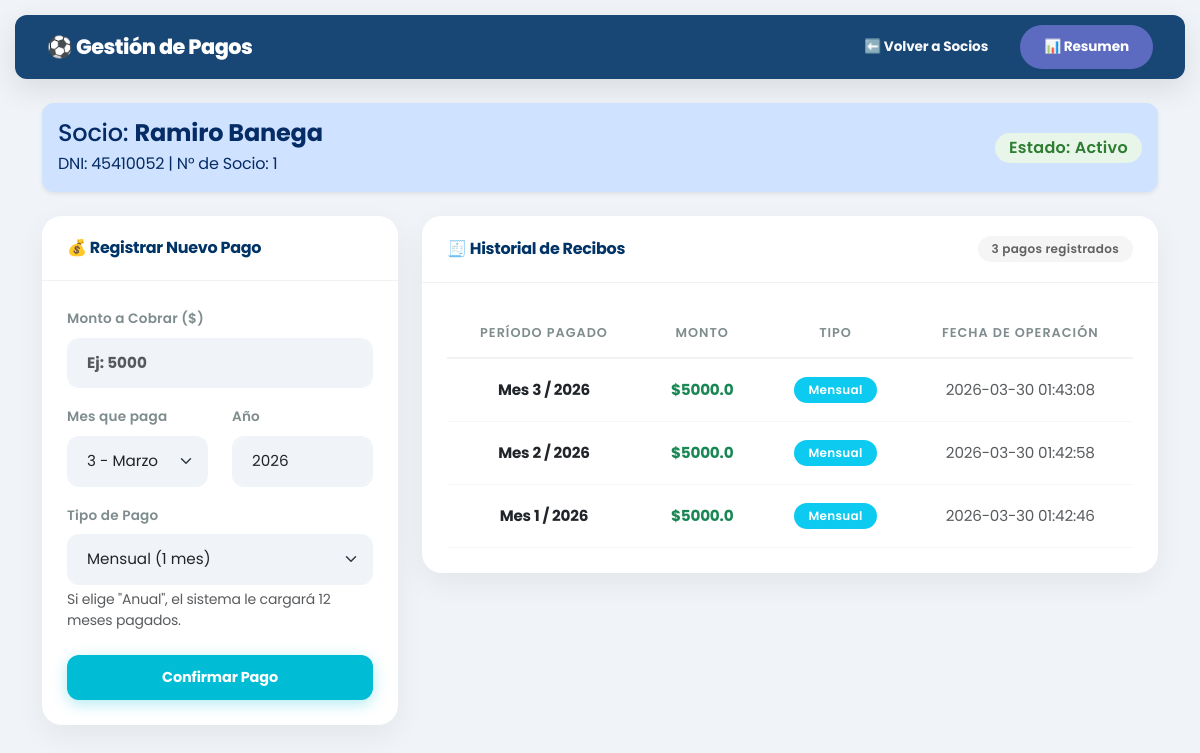
/historial/1, run on the app's committed database.
### tables this page shows
CREATE TABLE socios 
                    (id_socio INTEGER PRIMARY KEY AUTOINCREMENT, 
                     dni TEXT UNIQUE, nombre TEXT, apellido TEXT, estado TEXT DEFAULT 'Activo', telefono TEXT DEFAULT '');

CREATE TABLE pagos 
                    (id_pago INTEGER PRIMARY KEY AUTOINCREMENT, 
                     id_socio INTEGER, 
                     monto REAL, 
                     mes INTEGER, 
                     anio INTEGER, 
                     tipo TEXT, 
                     fecha_registro TIMESTAMP DEFAULT CURRENT_TIMESTAMP,
                     FOREIGN KEY(id_socio) REFERENCES socios(id_socio));

### app.py (the view)
@app.route('/historial/<int:id_socio>')
def historial(id_socio):
    conn = conectar_db()
    socio = conn.execute('SELECT * FROM socios WHERE id_socio = ?', (id_socio,)).fetchone()
    pagos = conn.execute('SELECT * FROM pagos WHERE id_socio = ? ORDER BY anio DESC, mes DESC', (id_socio,)).fetchall()
    conn.close()
    return render_template('historial.html', socio=socio, pagos=pagos)

### app.py (called while the page is built)
def conectar_db():
    conn = sqlite3.connect('club.db')
    conn.row_factory = sqlite3.Row
    return conn

### templates/historial.html (shortened to what this page needs)
<!DOCTYPE html>
<html lang="es">
<head>
    <link href="https://cdn.jsdelivr.net/npm/bootstrap@5.3.0/dist/css/bootstrap.min.css" rel="stylesheet">
    <link rel="stylesheet" href="{{ url_for('static', filename='css/style.css') }}?v=2.0">
</head>
<body class="bg-light">
<nav class="navbar navbar-dark navbar-custom navbar-expand-lg">
    <div class="container-fluid d-flex justify-content-between align-items-center">
        <span class="navbar-brand mb-0 h1">⚽ Gestión de Pagos</span>
        <div class="d-flex gap-2">
            <a href="/" class="btn btn-outline-light btn-sm fw-bold">⬅️ Volver a Socios</a>
            <a href="/resumen" class="btn btn-info btn-sm fw-bold text-white">📊 Resumen</a>
        </div>
    </div>
</nav>
<div class="container mt-4">
    <div class="alert alert-primary shadow-sm d-flex justify-content-between align-items-center mb-4" style="border-radius: var(--radius-md); border: none;" role="alert">
        <div>
            <h4 class="alert-heading mb-1">Socio: <strong>{{ socio.nombre }} {{ socio.apellido }}</strong></h4>
            <p class="mb-0">DNI: {{ socio.dni }} | N° de Socio: {{ socio.id_socio }}</p>
        </div>
        <span class="badge bg-success fs-6">Estado: {{ socio.estado }}</span>
    </div>
    <div class="row">
        <div class="col-md-4 mb-4">
            <div class="card shadow-sm">
                <div class="card-header fw-bold">
                    💰 Registrar Nuevo Pago
                </div>
                <div class="card-body">
                    <form action="/registrar_pago" method="POST">
                        <div class="mb-3">
                            <label class="form-label">Monto a Cobrar ($)</label>
                            <input type="number" step="0.01" name="monto" class="form-control form-control-lg text-success fw-bold" placeholder="Ej: 5000" required>
                        </div>
                        <div class="row">
                            <div class="col-6 mb-3">
                                <label class="form-label">Mes que paga</label>
                                <select name="mes" class="form-select" required>
                                    <option value="3" selected>3 - Marzo</option>
                                </select>
                            </div>
                            <div class="col-6 mb-3">
                                <label class="form-label">Año</label>
                                <input type="number" name="anio" class="form-control" value="2026" required>
                            </div>
                        </div>
                        <div class="mb-4">
                            <label class="form-label">Tipo de Pago</label>
                            <select name="tipo" class="form-select mb-1">
                                <option value="Mensual">Mensual (1 mes)</option>
                            </select>
                            <div class="form-text small text-muted">Si elige "Anual", el sistema le cargará 12 meses pagados.</div>
                        </div>
                        <button type="submit" class="btn btn-primary w-100 fw-bold py-2">Confirmar Pago</button>
                    </form>
                </div>
            </div>
        </div>
        <div class="col-md-8">
            <div class="card shadow-sm">
                <div class="card-header fw-bold d-flex justify-content-between align-items-center">
                    <span>🧾 Historial de Recibos</span>
                    <span class="badge bg-secondary">{{ pagos|length }} pagos registrados</span>
                </div>
                <div class="card-body p-0 table-responsive">
                    <table class="table table-hover mb-0 align-middle text-center">
                        <thead>
                            <tr>
                                <th>Período Pagado</th>
                                <th>Monto</th>
                                <th>Tipo</th>
                                <th>Fecha de Operación</th>
                            </tr>
                        </thead>
                        <tbody>
                            {% for pago in pagos %}
                            <tr>
                                <td class="fw-bold">Mes {{ pago.mes }} / {{ pago.anio }}</td>
                                <td class="text-success fw-bold">${{ pago.monto }}</td>
                                <td><span class="badge bg-info text-white">{{ pago.tipo }}</span></td>
                                <td class="text-muted small">{{ pago.fecha_registro }}</td>
                            </tr>
                            {% endfor %}
                        </tbody>
                    </table>
                </div>
            </div>
        </div>
    </div>
</div>
</body>
</html>

### static/css/style.css (style rules this page uses)
:root { --bg-main: #f0f4f8; --primary: #003366; --primary-light: #004a99; --accent: #00bcd4; --accent-dark: #0097a7; --text-main: #2c3e50; --text-muted: #7f8c8d; --shadow-soft: 0 10px 30px rgba(0,0,0,0.06); --transition: all 0.3s cubic-bezier(0.25, 0.8, 0.25, 1); --radius-lg: 20px; --radius-md: 12px; }
body { font-family: 'Poppins', sans-serif; background-color: var(--bg-main) !important; color: var(--text-main); overflow-x: hidden; letter-spacing: -0.2px; }
.bg-light { background-color: var(--bg-main) !important; }
.navbar-custom { background: rgba(0, 51, 102, 0.9) !important; backdrop-filter: blur(10px) saturate(180%); -webkit-backdrop-filter: blur(10px) saturate(180%); box-shadow: 0 10px 30px rgba(0,0,0,0.1) !important; border-radius: var(--radius-md); margin: 15px; padding: 10px 20px !important; transition: var(--transition); }
.navbar-brand { font-weight: 800; font-size: 1.3rem; letter-spacing: -0.5px; color: #ffffff !important; }
.navbar .btn { border-radius: 50px !important; font-weight: 600; text-transform: none; font-size: 0.85rem; }
.card { border: none !important; border-radius: var(--radius-lg) !important; background: #ffffff; box-shadow: var(--shadow-soft) !important; transition: var(--transition); margin-bottom: 20px; overflow: hidden; }
.card-header { background-color: #ffffff !important; border-bottom: 1px solid rgba(0,0,0,0.05) !important; padding: 20px 25px !important; font-weight: 700; font-size: 1rem; color: var(--primary) !important; letter-spacing: -0.3px; text-transform: none !important; }
.card-body { padding: 25px !important; }
.table { --bs-table-bg: transparent; --bs-table-hover-bg: rgba(0, 188, 212, 0.05); margin-bottom: 0; }
.table thead th { background-color: #ffffff !important; color: var(--text-muted) !important; font-weight: 600; font-size: 0.8rem; text-transform: uppercase; letter-spacing: 1px; padding: 15px 25px !important; border-bottom: 2px solid rgba(0,0,0,0.05) !important; }
.table tbody tr { transition: var(--transition); }
.table tbody td { padding: 18px 25px !important; font-size: 0.95rem; border-bottom: 1px solid rgba(0,0,0,0.03) !important; }
.btn { border-radius: var(--radius-md) !important; font-weight: 600; font-size: 0.9rem; padding: 12px 24px !important; transition: var(--transition); border: none !important; letter-spacing: -0.1px; }
.btn-primary { background-color: var(--accent) !important; color: #ffffff !important; box-shadow: 0 4px 15px rgba(0, 188, 212, 0.3) !important; }
.btn-info { background-color: #5c6bc0 !important; color: #ffffff !important; }
.form-control, .form-select { border-radius: var(--radius-md) !important; border: 2px solid var(--bg-main) !important; padding: 12px 18px !important; background-color: var(--bg-main) !important; transition: var(--transition); font-size: 0.95rem; }
.form-label { font-weight: 600; color: var(--text-muted); font-size: 0.85rem; margin-bottom: 8px; letter-spacing: 0.2px; }
.badge { border-radius: 50px !important; padding: 7px 14px !important; font-weight: 600; font-size: 0.75rem; letter-spacing: 0.3px; }
.badge.bg-success { background-color: #e8f5e9 !important; color: #2e7d32 !important; }
.badge.bg-secondary { background-color: #f5f5f5 !important; color: #616161 !important; }

### data on the page
socios: nombre "Ramiro", apellido "Banega", dni "45410052", id_socio "1", estado "Activo"
pagos: mes "3", anio "2026", monto "5000.0", tipo "Mensual", fecha_registro "2026-03-30 01:43:08"
pagos: mes "2", anio "2026", monto "5000.0", tipo "Mensual", fecha_registro "2026-03-30 01:42:58"
pagos: mes "1", anio "2026", monto "5000.0", tipo "Mensual", fecha_registro "2026-03-30 01:42:46"

### other printed values
{{ pagos|length }} "3"
